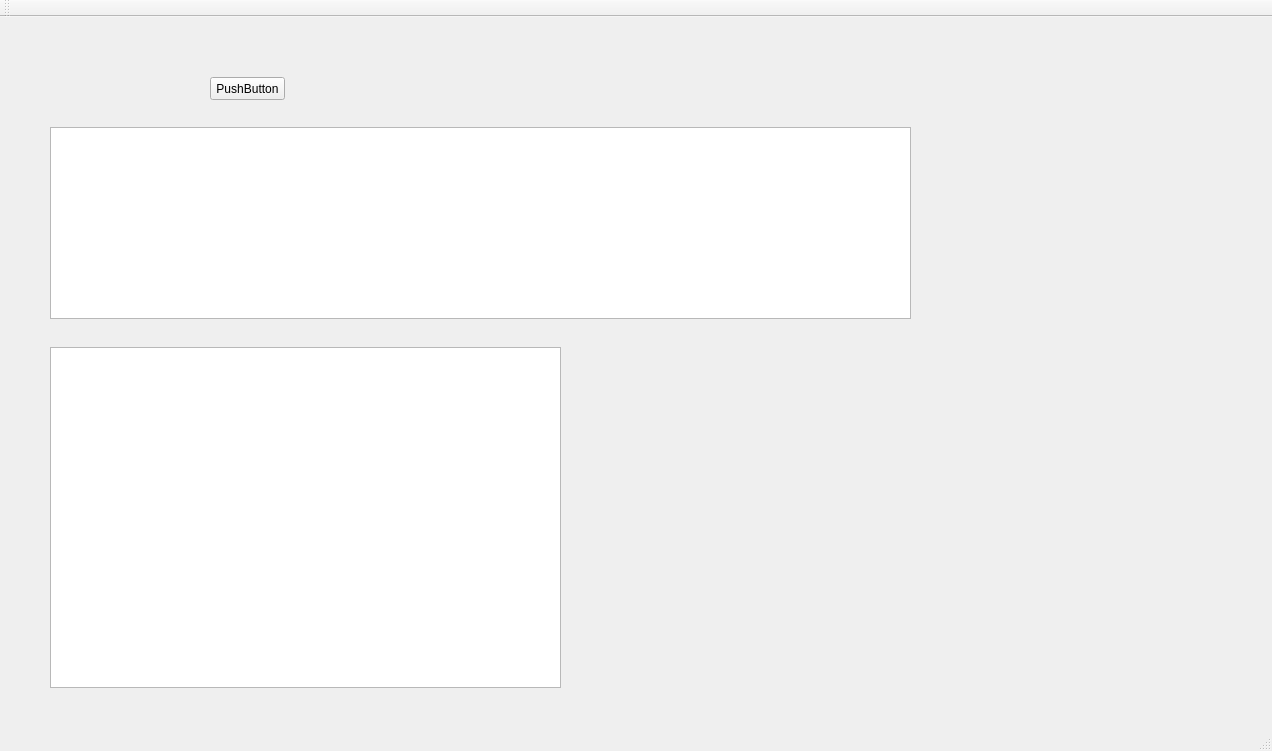
<?xml version="1.0" encoding="UTF-8"?>
<ui version="4.0">
 <class>MainWindow</class>
 <widget class="QMainWindow" name="MainWindow">
  <property name="geometry">
   <rect>
    <x>0</x>
    <y>0</y>
    <width>1272</width>
    <height>751</height>
   </rect>
  </property>
  <property name="windowTitle">
   <string>MainWindow</string>
  </property>
  <widget class="QWidget" name="centralWidget">
   <widget class="QPushButton" name="pushButton">
    <property name="geometry">
     <rect>
      <x>210</x>
      <y>60</y>
      <width>75</width>
      <height>23</height>
     </rect>
    </property>
    <property name="text">
     <string>PushButton</string>
    </property>
   </widget>
   <widget class="QTextEdit" name="textEdit">
    <property name="geometry">
     <rect>
      <x>50</x>
      <y>330</y>
      <width>511</width>
      <height>341</height>
     </rect>
    </property>
   </widget>
   <widget class="QTableView" name="tableView">
    <property name="geometry">
     <rect>
      <x>50</x>
      <y>110</y>
      <width>861</width>
      <height>192</height>
     </rect>
    </property>
   </widget>
  </widget>
  <widget class="QMenuBar" name="menuBar">
   <property name="geometry">
    <rect>
     <x>0</x>
     <y>0</y>
     <width>1272</width>
     <height>21</height>
    </rect>
   </property>
  </widget>
  <widget class="QToolBar" name="mainToolBar">
   <attribute name="toolBarArea">
    <enum>TopToolBarArea</enum>
   </attribute>
   <attribute name="toolBarBreak">
    <bool>false</bool>
   </attribute>
  </widget>
  <widget class="QStatusBar" name="statusBar"/>
 </widget>
 <layoutdefault spacing="6" margin="11"/>
 <resources/>
 <connections/>
</ui>
